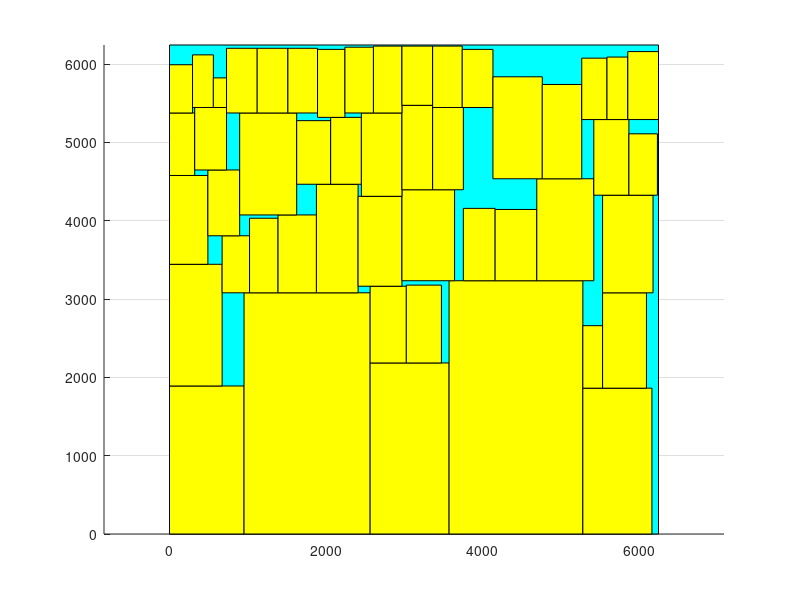

Write the MATLAB code that produced this figure.
axis equal;
hold on;
grid on;
block_x=[0 0 6244 6244 0];
block_y=[0 6244 6244 0 0];
fill(block_x, block_y, 'c');
block_x=[0 0 952 952 0];
block_y=[0 1890 1890 0 0];
fill(block_x, block_y, 'y');
block_x=[952 952 2562 2562 952];
block_y=[0 3080 3080 0 0];
fill(block_x, block_y, 'y');
block_x=[0 0 672 672 0];
block_y=[1890 3444 3444 1890 1890];
fill(block_x, block_y, 'y');
block_x=[2562 2562 3570 3570 2562];
block_y=[0 2184 2184 0 0];
fill(block_x, block_y, 'y');
block_x=[672 672 1022 1022 672];
block_y=[3080 3808 3808 3080 3080];
fill(block_x, block_y, 'y');
block_x=[0 0 490 490 0];
block_y=[3444 4578 4578 3444 3444];
fill(block_x, block_y, 'y');
block_x=[3570 3570 5278 5278 3570];
block_y=[0 3234 3234 0 0];
fill(block_x, block_y, 'y');
block_x=[2562 2562 3024 3024 2562];
block_y=[2184 3164 3164 2184 2184];
fill(block_x, block_y, 'y');
block_x=[1022 1022 1386 1386 1022];
block_y=[3080 4032 4032 3080 3080];
fill(block_x, block_y, 'y');
block_x=[490 490 896 896 490];
block_y=[3808 4648 4648 3808 3808];
fill(block_x, block_y, 'y');
block_x=[0 0 322 322 0];
block_y=[4578 5376 5376 4578 4578];
fill(block_x, block_y, 'y');
block_x=[5278 5278 6160 6160 5278];
block_y=[0 1862 1862 0 0];
fill(block_x, block_y, 'y');
block_x=[3024 3024 3472 3472 3024];
block_y=[2184 3178 3178 2184 2184];
fill(block_x, block_y, 'y');
block_x=[1386 1386 1876 1876 1386];
block_y=[3080 4074 4074 3080 3080];
fill(block_x, block_y, 'y');
block_x=[896 896 1624 1624 896];
block_y=[4074 5376 5376 4074 4074];
fill(block_x, block_y, 'y');
block_x=[322 322 728 728 322];
block_y=[4648 5446 5446 4648 4648];
fill(block_x, block_y, 'y');
block_x=[0 0 294 294 0];
block_y=[5376 5992 5992 5376 5376];
fill(block_x, block_y, 'y');
block_x=[5278 5278 5530 5530 5278];
block_y=[1862 2660 2660 1862 1862];
fill(block_x, block_y, 'y');
block_x=[1876 1876 2408 2408 1876];
block_y=[3080 4466 4466 3080 3080];
fill(block_x, block_y, 'y');
block_x=[1624 1624 2058 2058 1624];
block_y=[4466 5278 5278 4466 4466];
fill(block_x, block_y, 'y');
block_x=[728 728 1120 1120 728];
block_y=[5376 6202 6202 5376 5376];
fill(block_x, block_y, 'y');
block_x=[294 294 560 560 294];
block_y=[5446 6118 6118 5446 5446];
fill(block_x, block_y, 'y');
block_x=[5530 5530 6090 6090 5530];
block_y=[1862 3080 3080 1862 1862];
fill(block_x, block_y, 'y');
block_x=[2408 2408 2968 2968 2408];
block_y=[3164 4312 4312 3164 3164];
fill(block_x, block_y, 'y');
block_x=[2058 2058 2450 2450 2058];
block_y=[4466 5320 5320 4466 4466];
fill(block_x, block_y, 'y');
block_x=[1120 1120 1512 1512 1120];
block_y=[5376 6202 6202 5376 5376];
fill(block_x, block_y, 'y');
block_x=[560 560 728 728 560];
block_y=[5446 5824 5824 5446 5446];
fill(block_x, block_y, 'y');
block_x=[5530 5530 6174 6174 5530];
block_y=[3080 4326 4326 3080 3080];
fill(block_x, block_y, 'y');
block_x=[2968 2968 3640 3640 2968];
block_y=[3234 4396 4396 3234 3234];
fill(block_x, block_y, 'y');
block_x=[2450 2450 2968 2968 2450];
block_y=[4312 5376 5376 4312 4312];
fill(block_x, block_y, 'y');
block_x=[1512 1512 1890 1890 1512];
block_y=[5376 6202 6202 5376 5376];
fill(block_x, block_y, 'y');
block_x=[2968 2968 3360 3360 2968];
block_y=[4396 5474 5474 4396 4396];
fill(block_x, block_y, 'y');
block_x=[1890 1890 2240 2240 1890];
block_y=[5320 6188 6188 5320 5320];
fill(block_x, block_y, 'y');
block_x=[3360 3360 3752 3752 3360];
block_y=[4396 5446 5446 4396 4396];
fill(block_x, block_y, 'y');
block_x=[2240 2240 2604 2604 2240];
block_y=[5376 6216 6216 5376 5376];
fill(block_x, block_y, 'y');
block_x=[3752 3752 4158 4158 3752];
block_y=[3234 4158 4158 3234 3234];
fill(block_x, block_y, 'y');
block_x=[2604 2604 2968 2968 2604];
block_y=[5376 6230 6230 5376 5376];
fill(block_x, block_y, 'y');
block_x=[4158 4158 4690 4690 4158];
block_y=[3234 4144 4144 3234 3234];
fill(block_x, block_y, 'y');
block_x=[2968 2968 3360 3360 2968];
block_y=[5474 6230 6230 5474 5474];
fill(block_x, block_y, 'y');
block_x=[4690 4690 5418 5418 4690];
block_y=[3234 4536 4536 3234 3234];
fill(block_x, block_y, 'y');
block_x=[3360 3360 3738 3738 3360];
block_y=[5446 6230 6230 5446 5446];
fill(block_x, block_y, 'y');
block_x=[5418 5418 5866 5866 5418];
block_y=[4326 5292 5292 4326 4326];
fill(block_x, block_y, 'y');
block_x=[3738 3738 4130 4130 3738];
block_y=[5446 6188 6188 5446 5446];
fill(block_x, block_y, 'y');
block_x=[5866 5866 6230 6230 5866];
block_y=[4326 5110 5110 4326 4326];
fill(block_x, block_y, 'y');
block_x=[4130 4130 4760 4760 4130];
block_y=[4536 5838 5838 4536 4536];
fill(block_x, block_y, 'y');
block_x=[4760 4760 5264 5264 4760];
block_y=[4536 5740 5740 4536 4536];
fill(block_x, block_y, 'y');
block_x=[5264 5264 5586 5586 5264];
block_y=[5292 6076 6076 5292 5292];
fill(block_x, block_y, 'y');
block_x=[5586 5586 5852 5852 5586];
block_y=[5292 6090 6090 5292 5292];
fill(block_x, block_y, 'y');
block_x=[5852 5852 6244 6244 5852];
block_y=[5292 6160 6160 5292 5292];
fill(block_x, block_y, 'y');
